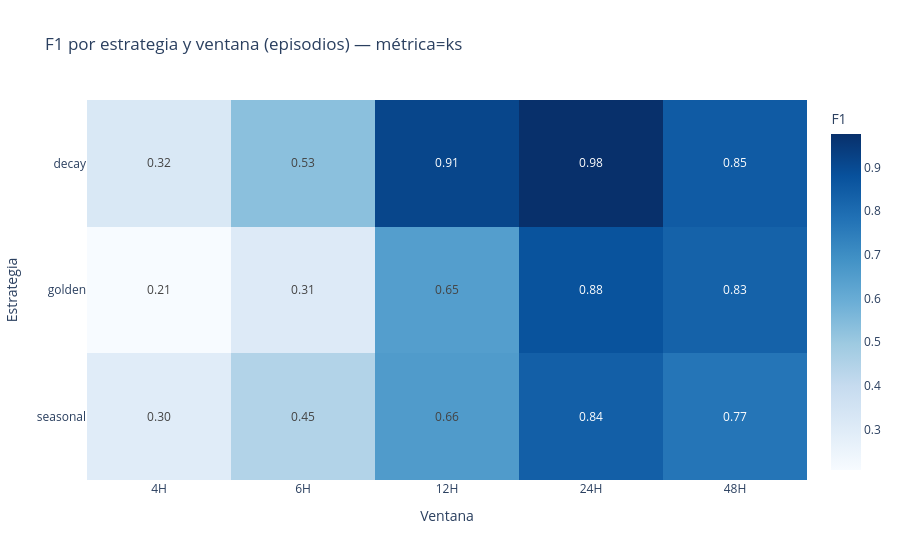
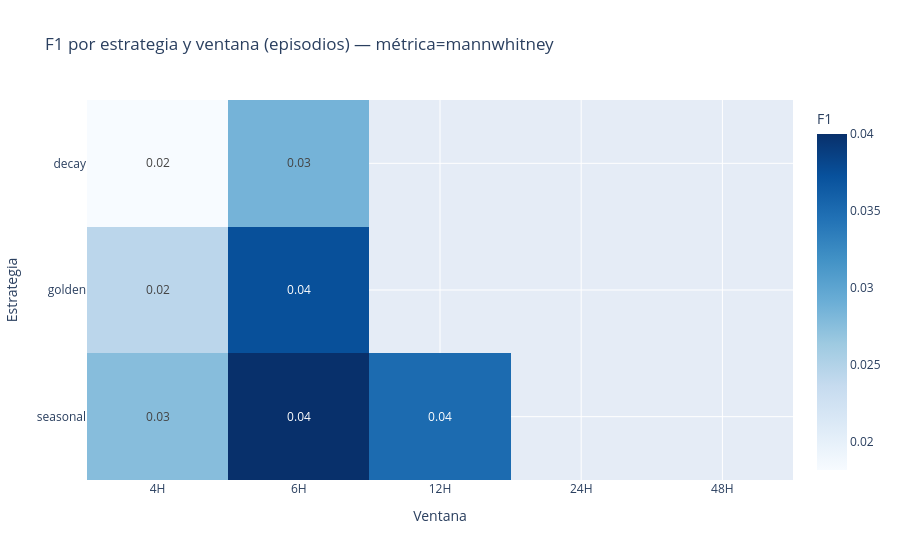
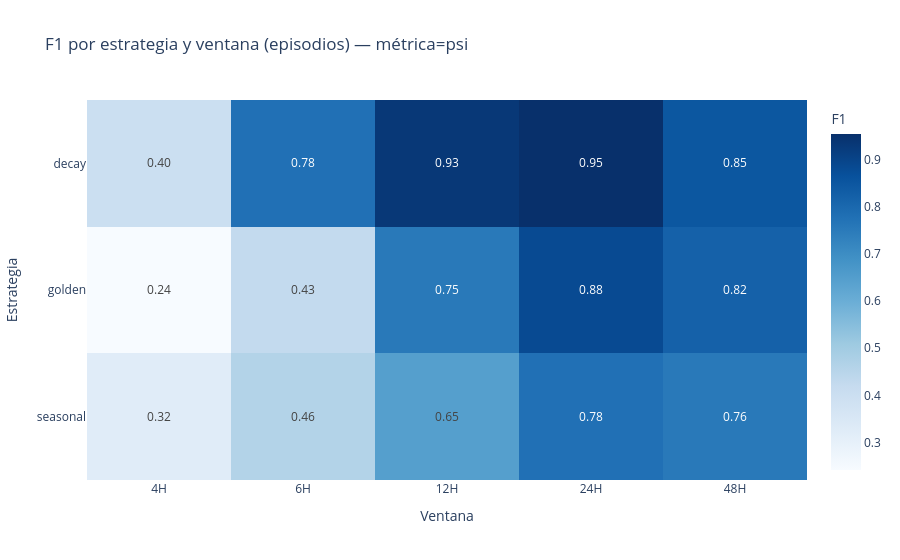
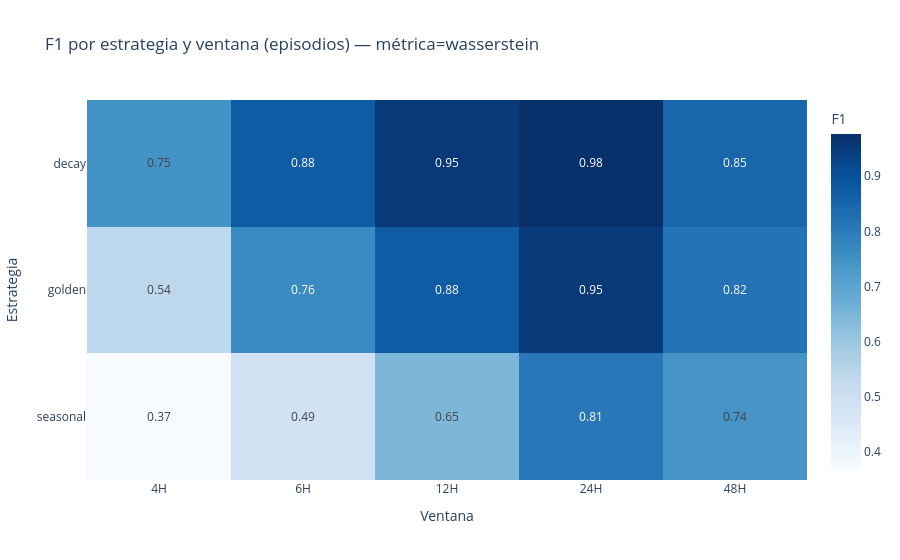

Source (notebook cell) for these figures, in order:
### Code cell
print("Métricas por (window, strategy, metric):")
display(eval_episodes_df)

# ============================
# 1) Resúmenes tabulares
# ============================

# Auxiliar: número de horas como entero para ordenar "2H", "12H", "120H", etc.
eval_episodes_df["window_num"] = eval_episodes_df["window"].str.rstrip("H").astype(int)

# Promedio por tamaño de ventana y métrica (macro sobre estrategias)
summary_by_window_metric = (
    eval_episodes_df
    .groupby(["metric", "window", "window_num"])[["Precision", "Recall", "F1"]]
    .mean()
    .reset_index()
    .sort_values(["metric", "window_num"])
    .drop(columns="window_num")
    .set_index(["metric", "window"])
)
print("\n=== Promedio por ventana y métrica ===")
display(summary_by_window_metric.style.format("{:.3f}"))

# Promedio por estrategia y métrica (macro sobre ventanas)
summary_by_strategy_metric = (
    eval_episodes_df
    .groupby(["metric", "strategy"])[["Precision", "Recall", "F1"]]
    .mean()
    .reset_index()
    .sort_values(["metric", "F1"], ascending=[True, False])
    .set_index(["metric", "strategy"])
)
print("\n=== Promedio por estrategia y métrica ===")
display(summary_by_strategy_metric.style.format("{:.3f}"))

# Ranking fino por (métrica, ventana, estrategia)
summary_full = (
    eval_episodes_df
    .groupby(["metric", "window", "window_num", "strategy"])[["Precision", "Recall", "F1"]]
    .mean()
    .reset_index()
    .sort_values(["metric", "window_num", "F1"], ascending=[True, True, False])
    .drop(columns="window_num")
)
print("\n=== Promedio por (métrica, ventana, estrategia) ordenado por F1 ===")
display(
    summary_full.style.format(
        "{:.3f}",
        subset=["Precision", "Recall", "F1"]
    )
)

# ============================
# 2) Heatmaps por métrica
# ============================
if not eval_episodes_df.empty:
    # Orden correcto de ventanas por horas (2H, 4H, 6H, 12H, 24H, 120H, ...)
    window_order = sorted(
        eval_episodes_df["window"].unique(),
        key=lambda w: int(str(w).rstrip("H"))
    )

    for metric_name in eval_episodes_df["metric"].unique():
        sub = eval_episodes_df[eval_episodes_df["metric"] == metric_name]
        heat = sub.pivot(index="strategy", columns="window", values="F1")

        # Reordenar columnas según las horas
        cols_ordered = [w for w in window_order if w in heat.columns]
        heat = heat[cols_ordered]

        fig_heat = px.imshow(
            heat,
            text_auto=".2f",
            aspect="auto",
            color_continuous_scale="Blues",
            title=f"F1 por estrategia y ventana (episodios) — métrica={metric_name}",
            labels=dict(color="F1")
        )
        fig_heat.update_xaxes(title="Ventana")
        fig_heat.update_yaxes(title="Estrategia")
        fig_heat.show()

    # ============================
    # 3) Barras: F1 por estrategia, ventana y métrica
    # ============================

    fig_bar = px.bar(
        eval_episodes_df,
        x="strategy",
        y="F1",
        color="metric",
        facet_col="window",
        facet_col_wrap=3,
        barmode="group",
        title="F1 de episodios por estrategia, ventana y métrica",
        hover_data=["TP_episodes", "FP_episodes", "FN_episodes"],
        # Ordenar los facet (ventanas) de menor a mayor horas
        category_orders={
            "window": window_order
        }
    )
    fig_bar.update_layout(yaxis=dict(title="F1"), xaxis=dict(title="Estrategia"))
    fig_bar.show()
else:
    print("eval_episodes_df está vacío, no se pueden generar gráficos.")

### Figure 1 — Plotly figure (JSON) as saved in the notebook; plotly's stock layout.template omitted (floating-point values rounded to 4 significant figures)
{"data": [{"coloraxis": "coloraxis", "hovertemplate": "window: %{x}<br>strategy: %{y}<br>F1: %{z}<extra></extra>", "name": "0", "texttemplate": "%{z:.2f}", "type": "heatmap", "x": ["4H", "6H", "12H", "24H", "48H"], "xaxis": "x", "y": ["decay", "golden", "seasonal"], "yaxis": "y", "z": [[0.3235, 0.5316, 0.913, 0.9767, 0.85], [0.2075, 0.3088, 0.6471, 0.875, 0.8293], [0.2973, 0.4468, 0.6562, 0.84, 0.7727]]}], "layout": {"coloraxis": {"colorbar": {"title": {"text": "F1"}}, "colorscale": [[0, "rgb(247,251,255)"], [0.125, "rgb(222,235,247)"], [0.25, "rgb(198,219,239)"], [0.375, "rgb(158,202,225)"], [0.5, "rgb(107,174,214)"], [0.625, "rgb(66,146,198)"], [0.75, "rgb(33,113,181)"], [0.875, "rgb(8,81,156)"], [1, "rgb(8,48,107)"]]}, "title": {"text": "F1 por estrategia y ventana (episodios) — métrica=ks"}, "xaxis": {"anchor": "y", "domain": [0, 1], "title": {"text": "Ventana"}}, "yaxis": {"anchor": "x", "autorange": "reversed", "domain": [0, 1], "title": {"text": "Estrategia"}}}}

### Figure 2 — Plotly figure (JSON) as saved in the notebook; plotly's stock layout.template omitted (floating-point values rounded to 4 significant figures)
{"data": [{"coloraxis": "coloraxis", "hovertemplate": "window: %{x}<br>strategy: %{y}<br>F1: %{z}<extra></extra>", "name": "0", "texttemplate": "%{z:.2f}", "type": "heatmap", "x": ["4H", "6H", "12H", "24H", "48H"], "xaxis": "x", "y": ["decay", "golden", "seasonal"], "yaxis": "y", "z": [[0.01818, 0.02857, null, null, null], [0.02439, 0.03738, null, null, null], [0.02759, 0.04, 0.03509, null, null]]}], "layout": {"coloraxis": {"colorbar": {"title": {"text": "F1"}}, "colorscale": [[0, "rgb(247,251,255)"], [0.125, "rgb(222,235,247)"], [0.25, "rgb(198,219,239)"], [0.375, "rgb(158,202,225)"], [0.5, "rgb(107,174,214)"], [0.625, "rgb(66,146,198)"], [0.75, "rgb(33,113,181)"], [0.875, "rgb(8,81,156)"], [1, "rgb(8,48,107)"]]}, "title": {"text": "F1 por estrategia y ventana (episodios) — métrica=mannwhitney"}, "xaxis": {"anchor": "y", "domain": [0, 1], "title": {"text": "Ventana"}}, "yaxis": {"anchor": "x", "autorange": "reversed", "domain": [0, 1], "title": {"text": "Estrategia"}}}}

### Figure 3 — Plotly figure (JSON) as saved in the notebook; plotly's stock layout.template omitted (floating-point values rounded to 4 significant figures)
{"data": [{"coloraxis": "coloraxis", "hovertemplate": "window: %{x}<br>strategy: %{y}<br>F1: %{z}<extra></extra>", "name": "0", "texttemplate": "%{z:.2f}", "type": "heatmap", "x": ["4H", "6H", "12H", "24H", "48H"], "xaxis": "x", "y": ["decay", "golden", "seasonal"], "yaxis": "y", "z": [[0.4, 0.7778, 0.9333, 0.9545, 0.85], [0.2418, 0.4255, 0.7547, 0.8837, 0.8205], [0.3231, 0.4615, 0.6462, 0.7778, 0.7556]]}], "layout": {"coloraxis": {"colorbar": {"title": {"text": "F1"}}, "colorscale": [[0, "rgb(247,251,255)"], [0.125, "rgb(222,235,247)"], [0.25, "rgb(198,219,239)"], [0.375, "rgb(158,202,225)"], [0.5, "rgb(107,174,214)"], [0.625, "rgb(66,146,198)"], [0.75, "rgb(33,113,181)"], [0.875, "rgb(8,81,156)"], [1, "rgb(8,48,107)"]]}, "title": {"text": "F1 por estrategia y ventana (episodios) — métrica=psi"}, "xaxis": {"anchor": "y", "domain": [0, 1], "title": {"text": "Ventana"}}, "yaxis": {"anchor": "x", "autorange": "reversed", "domain": [0, 1], "title": {"text": "Estrategia"}}}}

### Figure 4 — Plotly figure (JSON) as saved in the notebook; plotly's stock layout.template omitted (floating-point values rounded to 4 significant figures)
{"data": [{"coloraxis": "coloraxis", "hovertemplate": "window: %{x}<br>strategy: %{y}<br>F1: %{z}<extra></extra>", "name": "0", "texttemplate": "%{z:.2f}", "type": "heatmap", "x": ["4H", "6H", "12H", "24H", "48H"], "xaxis": "x", "y": ["decay", "golden", "seasonal"], "yaxis": "y", "z": [[0.7458, 0.875, 0.9545, 0.9767, 0.85], [0.5366, 0.7636, 0.875, 0.9545, 0.8205], [0.3667, 0.4884, 0.6462, 0.8077, 0.7391]]}], "layout": {"coloraxis": {"colorbar": {"title": {"text": "F1"}}, "colorscale": [[0, "rgb(247,251,255)"], [0.125, "rgb(222,235,247)"], [0.25, "rgb(198,219,239)"], [0.375, "rgb(158,202,225)"], [0.5, "rgb(107,174,214)"], [0.625, "rgb(66,146,198)"], [0.75, "rgb(33,113,181)"], [0.875, "rgb(8,81,156)"], [1, "rgb(8,48,107)"]]}, "title": {"text": "F1 por estrategia y ventana (episodios) — métrica=wasserstein"}, "xaxis": {"anchor": "y", "domain": [0, 1], "title": {"text": "Ventana"}}, "yaxis": {"anchor": "x", "autorange": "reversed", "domain": [0, 1], "title": {"text": "Estrategia"}}}}
